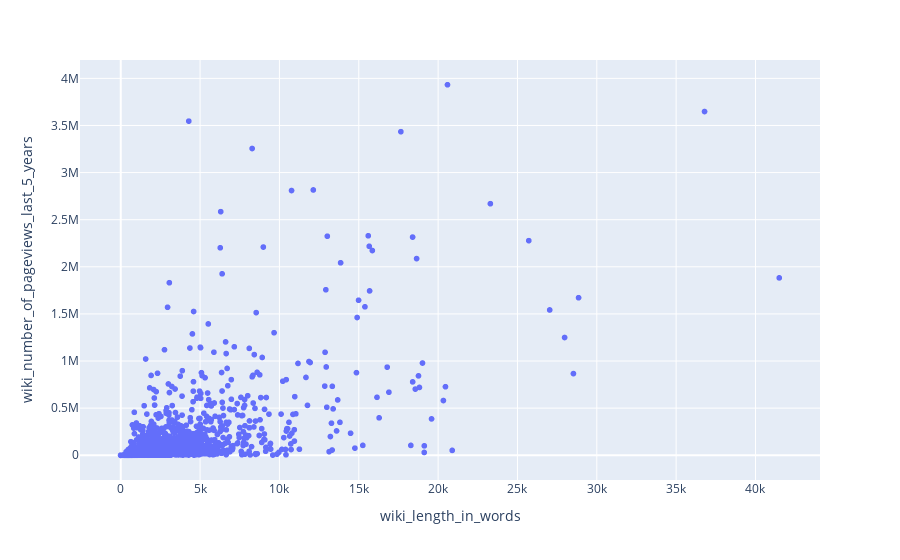

Notebook cell for this chart:
### Code cell
px.scatter(
    data,
    x = 'wiki_length_in_words',
    y = 'wiki_number_of_pageviews_last_5_years',
    hover_name='GND_name',
    hover_data = ['wiki_page_url']
)

### Figure 1 — Plotly figure (JSON) as saved in the notebook; plotly's stock layout.template omitted (floating-point values rounded to 4 significant figures; data arrays with more than 128 entries replaced by an {"elided": "..."} marker saying what was removed)
{"data": [{"customdata": {"elided": "5318x1 str values"}, "hovertemplate": "<b>%{hovertext}</b><br><br>wiki_length_in_words=%{x}<br>wiki_number_of_pageviews_last_5_years=%{y}<br>wiki_page_url=%{customdata[0]}<extra></extra>", "hovertext": {"elided": "5318 str values"}, "legendgroup": "", "marker": {"color": "#636efa", "symbol": "circle"}, "mode": "markers", "name": "", "showlegend": false, "type": "scattergl", "x": {"elided": "5318 int values"}, "xaxis": "x", "y": {"elided": "5318 int values"}, "yaxis": "y"}], "layout": {"legend": {"tracegroupgap": 0}, "margin": {"t": 60}, "xaxis": {"anchor": "y", "domain": [0, 1], "title": {"text": "wiki_length_in_words"}}, "yaxis": {"anchor": "x", "domain": [0, 1], "title": {"text": "wiki_number_of_pageviews_last_5_years"}}}}
